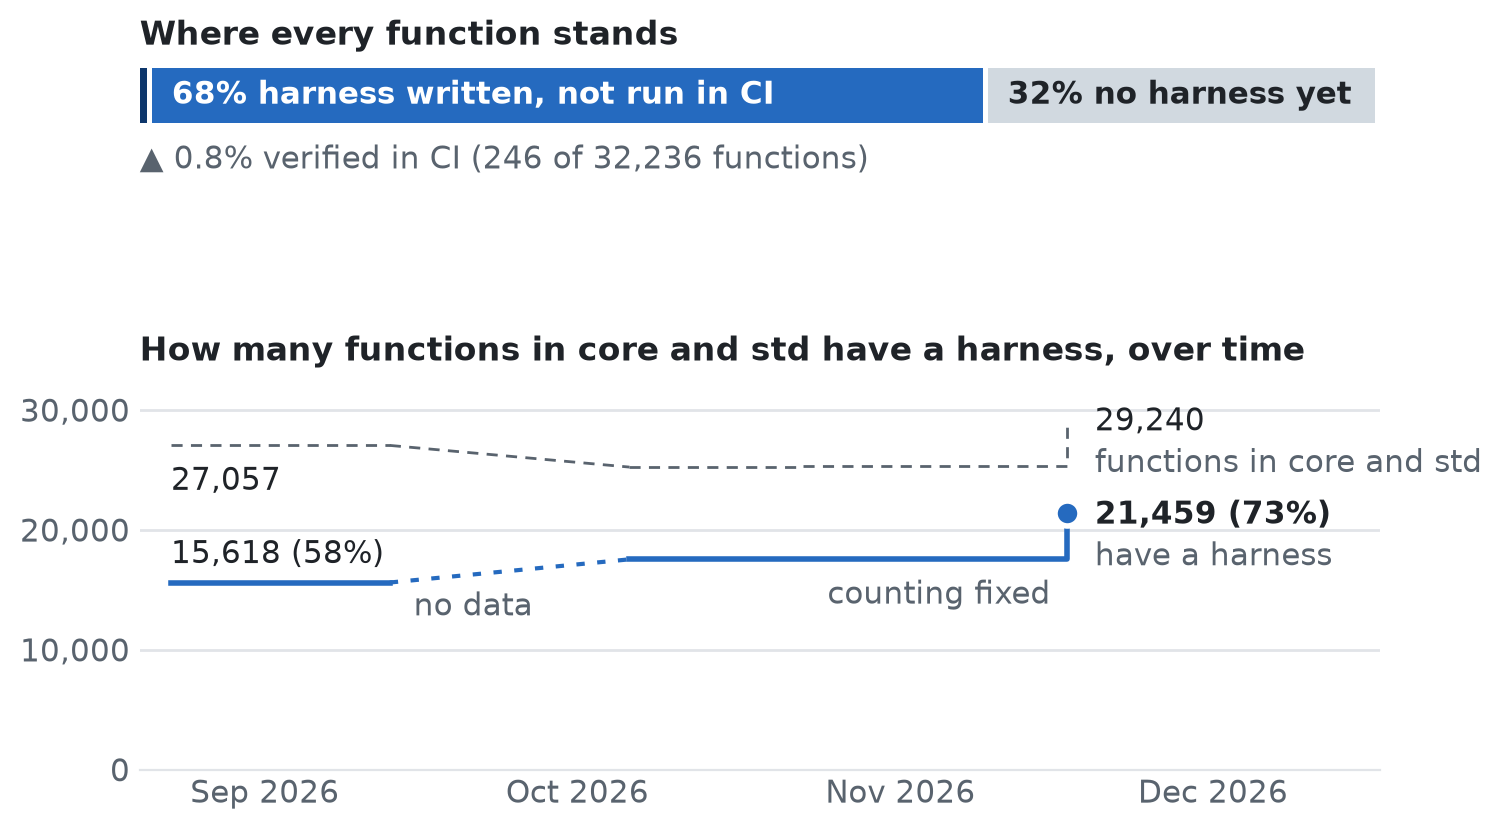

Reproduce this figure in Python.
#!/usr/bin/env python3

"""
Keep one point per week of how many library functions autoharness generates a
harness for, and draw the chart of it that the "Autoharness status" issue shows.
```
python3 autoharness_history.py record coverage/ results.json
python3 autoharness_history.py plot
```
`record` appends today's point to autoharness-history.json from the analyzer
output and the `log_parser.py` JSON of one run (the same inputs as
`coverage_summary.py` and `results_summary.py`). `plot` draws the last twelve
months of that file.

An entry whose `crates` is null marks a run in which the analyzer reported no
generated harness at all; the chart bridges it with a dashed line.
"""

import argparse
import datetime
import json
import os

from coverage_summary import GENERATED, load, row_of
from results_summary import count, harness_verdicts

HISTORY = os.path.join(os.path.dirname(os.path.abspath(__file__)),
                       'autoharness-history.json')
PLOT_FILE = 'autoharness_history.png'
PLOT_DAYS = 365


def crate_counts(coverage):
    """{crate: {'generated': n, 'total': n}} for the analyzer output in the
    directory `coverage`. The total leaves out what `coverage_summary` does
    not count."""
    crates = {}
    for crate, data in load(coverage):
        generated = len(data['chosen'])
        skipped = sum(row_of(s['reason']) is not None
                      for s in data['skipped'].values())
        crates[crate] = {'generated': generated, 'total': generated + skipped}
    return crates


def record(history, coverage, results, date):
    """Add the point of `date` to the list `history`, replacing an earlier
    point of the same day."""
    crates = crate_counts(coverage)
    if not any(c['generated'] for c in crates.values()):
        crates = None
    entry = {'date': date, 'crates': crates,
             'verified_in_ci': count(harness_verdicts(results), 'Verified')}
    return [e for e in history if e['date'] != date] + [entry]


def series(history, last_days=PLOT_DAYS):
    """Return (crates, [(date, generated, total)]) to plot: the entries of the
    last `last_days` days, summed over the crates all of them have, so that a
    crate recorded only later does not look like progress. generated and total
    are None for an entry without data."""
    dated = [(datetime.date.fromisoformat(e['date']), e) for e in history]
    start = dated[-1][0] - datetime.timedelta(days=last_days)
    dated = [(d, e) for d, e in dated if d >= start]
    valid = [e['crates'] for _, e in dated if e['crates']]
    crates = [c for c in valid[0] if all(c in v for v in valid)]

    def total(entry, key):
        if not entry['crates']:
            return None
        return sum(entry['crates'][c][key] for c in crates)
    return crates, [(d, total(e, 'generated'), total(e, 'total'))
                    for d, e in dated]


def plot(history, out):
    # Only the chart needs matplotlib; `record` runs without it.
    import matplotlib
    matplotlib.use('Agg')
    import matplotlib.dates as mdates
    import matplotlib.pyplot as plt

    verified_color, written, none = '#0d366b', '#256abf', '#d1d9e0'
    ink, muted, grid = '#1f2328', '#59636e', '#e1e4e8'
    plt.rcParams.update({
        'font.size': 11, 'text.color': muted, 'axes.labelcolor': muted,
        'xtick.color': muted, 'ytick.color': muted})
    fig, (bar, line) = plt.subplots(
        2, 1, figsize=(8, 4.6),
        gridspec_kw={'height_ratios': [1, 3.2], 'hspace': 0.75})

    # Where every function stands today: one bar, three states.
    last = [e for e in history if e['crates']][-1]
    total = sum(c['total'] for c in last['crates'].values())
    generated = sum(c['generated'] for c in last['crates'].values())
    verified = last.get('verified_in_ci', 0)
    bar.set_title('Where every function stands', loc='left', color=ink,
                  fontweight='bold', fontsize=12)
    gap, sliver = total * 0.004, total * 0.006
    left = 0
    for n, color, text_color, label in (
            (verified, verified_color, None, None),
            (generated - verified, written, 'white',
             'harness written, not run in CI'),
            (total - generated, none, ink, 'no harness yet')):
        if not n:
            continue
        bar.barh(0, max(n - gap, sliver), left=left, color=color, height=0.8)
        if label:
            bar.text(left + gap * 4, 0, f'{n / total:.0%} {label}',
                     va='center', color=text_color, fontweight='bold')
        left += max(n, sliver + gap)
    if verified:
        bar.text(0, -0.95, f'▲ {verified / total:.1%} verified in CI '
                 f'({verified:,} of {total:,} functions)', va='center')
    bar.set_xlim(0, left)
    bar.set_ylim(-1.3, 0.5)
    bar.axis('off')

    # Functions with a harness, over time.
    crates, points = series(history)
    names = ' and '.join(filter(None, [', '.join(crates[:-1]), crates[-1]]))
    line.set_title(f'How many functions in {names} have a harness, over time',
                   loc='left', color=ink, fontweight='bold', fontsize=12)
    nan = float('nan')
    days = [d for d, _, _ in points]
    values = [nan if v is None else v for _, v, _ in points]
    totals = [nan if t is None else t for _, _, t in points]
    dashes = (0, (4, 3))
    line.plot(days, totals, color=muted, linewidth=1, linestyle=dashes,
              drawstyle='steps-post')
    line.plot(days, values, color=written, linewidth=2,
              drawstyle='steps-post')
    known = [i for i, v in enumerate(values) if v == v]
    # Bridge entries without data, so the trend reads as one line while the
    # gap stays visible.
    for a, b in zip(known, known[1:]):
        if b > a + 1:
            span = [days[a + 1], days[b]]
            line.plot(span, [values[a], values[b]], color=written,
                      linewidth=1.5, linestyle=(0, (2, 3)))
            line.plot(span, [totals[a], totals[b]], color=muted, linewidth=1,
                      linestyle=dashes)
            line.annotate('no data', (days[a] + (days[b] - days[a]) / 2,
                                      (values[a] + values[b]) / 2),
                          xytext=(0, -16), textcoords='offset points',
                          ha='center')
    # A note on an entry, e.g. a change in how functions are counted, marks
    # a step that is not progress.
    notes = {e['date']: e['note'] for e in history if e.get('note')}
    for before, i in zip(known, known[1:]):
        note = notes.get(days[i].isoformat())
        if note:
            # Under the line, left of the step, clear of both lines.
            line.annotate(note, (days[i], values[before]), xytext=(-6, -16),
                          textcoords='offset points', ha='right')
    first, end = known[0], known[-1]
    line.plot(days[end], values[end], 'o', color=written, markersize=9,
              markeredgecolor='white', markeredgewidth=2)
    line.annotate(f'{values[end]:,} ({values[end] / totals[end]:.0%})',
                  (days[end], values[end]),
                  xytext=(10, -4), textcoords='offset points', color=ink,
                  fontweight='bold')
    line.annotate('have a harness', (days[end], values[end]),
                  xytext=(10, -19), textcoords='offset points')
    if end > first:
        line.annotate(f'{values[first]:,} '
                      f'({values[first] / totals[first]:.0%})',
                      (days[first], values[first]),
                      xytext=(0, 7), textcoords='offset points', color=ink)
        line.annotate(f'{totals[first]:,}', (days[first], totals[first]),
                      xytext=(0, -16), textcoords='offset points', color=ink)
    line.annotate(f'{totals[end]:,}', (days[end], totals[end]),
                  xytext=(10, -4), textcoords='offset points', color=ink)
    line.annotate(f'functions in {names}', (days[end], totals[end]),
                  xytext=(10, -19), textcoords='offset points')
    days_shown = max((days[-1] - days[0]).days, 30)
    line.set_ylim(0, max(totals[i] for i in known) * 1.12)
    line.set_xlim(days[0] - datetime.timedelta(days=days_shown * 0.04),
                  days[-1] + datetime.timedelta(days=days_shown * 0.36))
    line.yaxis.set_major_formatter(lambda v, _: f'{int(v):,}')
    line.xaxis.set_major_locator(mdates.MonthLocator())
    line.xaxis.set_major_formatter(mdates.DateFormatter('%b %Y'))
    line.grid(axis='y', color=grid, linewidth=1)
    line.set_axisbelow(True)
    for side in ('top', 'right', 'left'):
        line.spines[side].set_visible(False)
    line.spines['bottom'].set_color(grid)
    line.tick_params(length=0)
    fig.savefig(out, dpi=200, bbox_inches='tight', facecolor='white')
    plt.close(fig)


def main():
    parser = argparse.ArgumentParser(
            description=__doc__,
            formatter_class=argparse.RawDescriptionHelpFormatter)
    parser.add_argument('--history', default=HISTORY)
    commands = parser.add_subparsers(dest='command', required=True)
    rec = commands.add_parser('record')
    rec.add_argument('coverage', help='directory with the analyzer output')
    rec.add_argument('results', help='JSON written by log_parser.py')
    commands.add_parser('plot').add_argument(
        '--plot-dir', default=os.path.dirname(HISTORY))
    args = parser.parse_args()

    with open(args.history) as f:
        history = json.load(f)['results']
    if args.command == 'plot':
        plot(history, os.path.join(args.plot_dir, PLOT_FILE))
        return
    with open(args.results) as f:
        results = json.load(f)
    history = record(history, args.coverage, results,
                     datetime.date.today().isoformat())
    with open(args.history, 'w') as f:
        json.dump({'results': history}, f, indent=2)
        f.write('\n')


if __name__ == '__main__':
    main()
